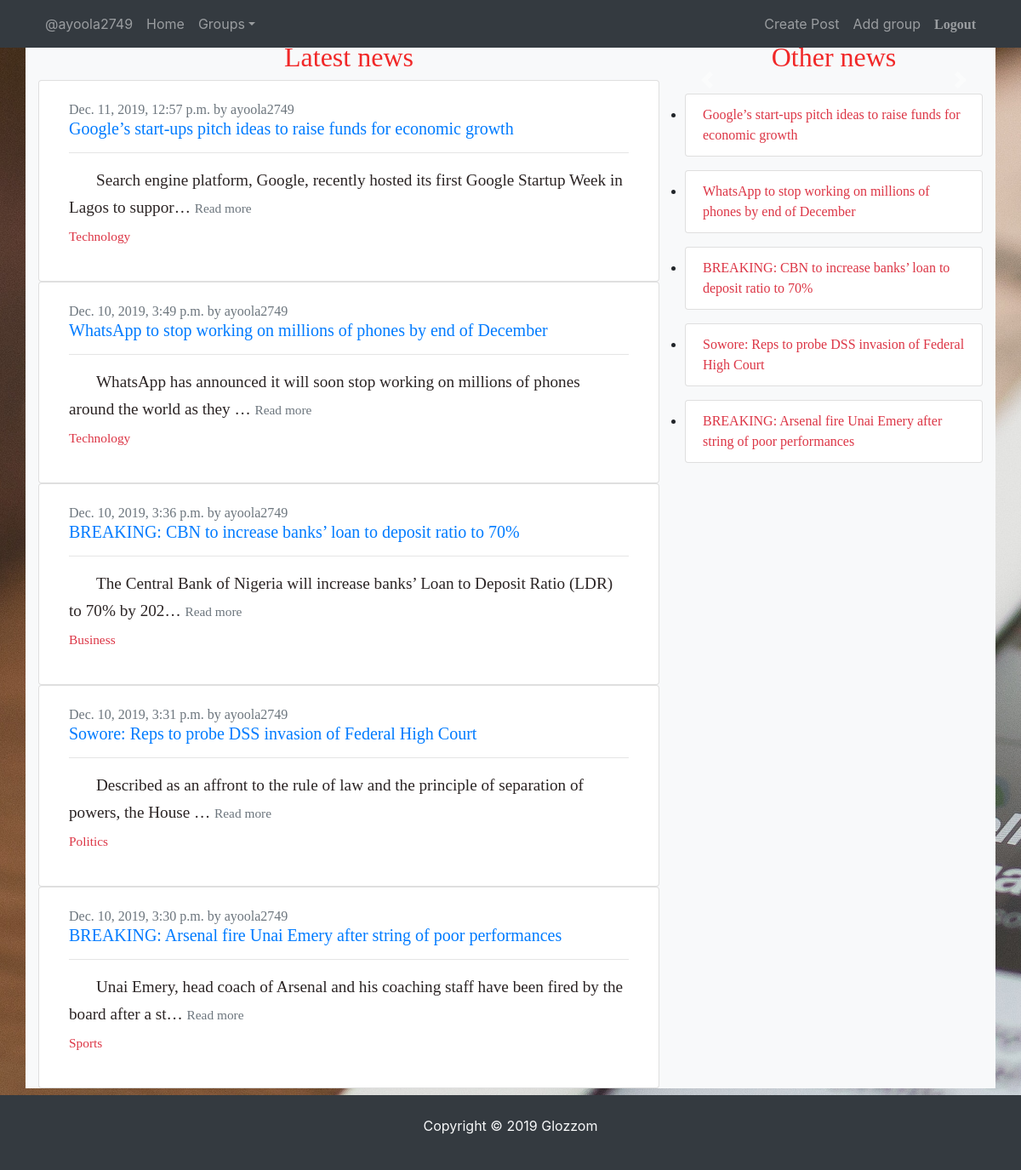
The app's page / (signed in) with its own data.
### posts/models.py (models this page shows, shortened)
class Post(models.Model):
     title = models.CharField(max_length = 100)
     text = models.TextField()
     created_at = models.DateTimeField(auto_now = True)
     user = models.ForeignKey(User,on_delete=models.SET_NULL,related_name='posts',null = True)
     group = models.ForeignKey(Group,on_delete=models.CASCADE,related_name='posts',blank = True,null = True)
     class Meta:
         ordering = ['-created_at']

### groups/models.py (models this page shows, shortened)
class Group(models.Model):
    name = models.CharField(max_length = 100,unique = True)
    slug = models.SlugField(allow_unicode= True,unique = True)
    description = models.TextField( blank = True,null = True,default = "")
    def __str__(self):
        return self.name
    class Meta:
        ordering = ['name']

### posts/views.py (the view)
# urls.py: path('',views.PostList.as_view(),name='all'),
class PostList(ListView,SelectRelatedMixin):
    model = Post
    select_related = ('user','group')

### context_processors/base_processor.py (called while the page is built)
def index(request):
    groups = Group.objects.all()
    return {'groups':groups}

### posts/templates/posts/post_list.html (shortened to what this page needs)
{% extends "base.html" %}
{% block content %}
<div class="container">
  <div class="row btn-light">
    <div class="col-md-8">
  <h1 class = "mt-5 header">Latest news</h1>
  {% for post in object_list %}
  <div class="card">
    <div class="container">
      <div class="card-body">
          <h5 class="card-title"><p> <span class="text-secondary"><span class='date'>{{post.created_at}} by {{post.user}}</span>
              <a class="posttitle" href="{% url 'post:single' pk=post.pk username=post.user %}"><br>{{post.title}} <br></a>
          </span></p></h5> <hr>
          <div class="card-text postcontent">{{post.text|safe|truncatechars:100}} <a href="{% url 'post:single' pk=post.pk username=post.user %}"><small class="text-muted">Read more</small>
          </a>  <br> <a href=" {% url 'group:detail' slug=post.group.slug %} " ><small class="text-danger">{{post.group}}</small></a></div>
      </div>
  </div>
  </div>
  {% endfor %}
  </div>
  <div class="col-md-4 d-none d-md-block">
      <h1 class = "mt-5 header">Other news</h1>
    <div id="my-carousel" class="carousel slide" data-ride="carousel">
        <a class="carousel-control-prev" href="#my-carousel" data-slide="prev" role="button">
          <span class="carousel-control-prev-icon" aria-hidden="true"></span>
        </a>
        <a class="carousel-control-next" href="#my-carousel" data-slide="next" role="button">
          <span class="carousel-control-next-icon" aria-hidden="true"></span>
        </a>
      </div>
      {% for post in object_list %}
      <ul class="mt-3 list-group posttitle">
        <li> <a class="posttitle list-group-item text-danger" href="{% url 'post:single' pk=post.pk username=post.user %}">{{post.title}}</a></li>
      </ul>
      {% endfor %}
    </div>
  </div>
    </div>
    <footer id="main-footer" class="text-center bg-dark mt-2 p-4">
      <div class="container">
        <div class="row">
          <div class="col">
            <p class = 'text-light'>Copyright &copy;
              <span id="year">2019</span> Glozzom</p>
          </div>
        </div>
      </div>
      </footer>
{% endblock content %}

### templates/base.html (shortened to what this page needs)
<!DOCTYPE html>
{% load static %}
<html lang="en">
<head>
<link rel="stylesheet" href="https://cdnjs.cloudflare.com/ajax/libs/twitter-bootstrap/4.3.1/css/bootstrap.min.css">
<link rel="stylesheet" href="https://cdnjs.cloudflare.com/ajax/libs/font-awesome/5.11.2/css/all.min.css">
<link rel="stylesheet" href="{% static 'css/master.css' %}">
</head>
<body id="overlay">
<nav class="navbar navbar-expand-lg navbar-dark bg-dark fixed-top">
    <div class="container">
    <div id="my-nav" class="collapse navbar-collapse">
        <ul class="navbar-nav mr-auto">
            {% if user.is_authenticated %}
            <li class="nav-item">
                    <a class="nav-link" href=" {% url 'post:for_user' username=request.user.username %} ">@{{user.username}}</a>
                </li>
            {% endif %}
                    <li class="nav-item">
                            <a class="nav-link" href=" {% url 'post:all' %} ">Home</a>
                        </li>
                        <li class="nav-item">
                                <div class="dropdown">
                                    <a id="my-dropdown" class="dropdown-toggle nav-link" data-toggle="dropdown" aria-haspopup="true" aria-expanded="false">Groups</a>
                                </div>
                            </li>
                    </ul>
                    {% if user.is_authenticated %}
                    <ul class="navbar-nav ml-auto">
                    <li class="nav-item">
                <a class="nav-link" href=" {% url 'post:create' %} ">Create Post</a>
            </li>
            <li class="nav-item">
                    <a class="nav-link" href="{% url 'group:create' %}">Add group</a>
                </li>
            <li class="nav-item">
                    <a class="nav-link" href=" {% url 'logout' %} "><i class="fa fa-sign-out" aria-hidden="true">Logout</i></a>
                </li>
        {% endif %}
        </div>
    </div>
</nav>
{% block content %}
{% endblock content %}
</body>
</html>

### static/css/master.css (style rules this page uses)
body { background-image: url(../images/matthew-guay-Q7wDdmgCBFg-unsplash.jpg); background-repeat: no-repeat; background-attachment: fixed; background-size: cover; }
.header { color: rgb(241, 40, 40); font-size: 2rem ; font-family: "High Tower Text"; text-align: center; }
.posttitle { font-family: "Lucida Console"; }
a { text-decoration: none; }
.date { font-weight: lighter; font-family: Nsimsun; font-size: 1rem; }
.postcontent { color:rgb(43, 36, 36); font-size: 1.2rem; margin-top: 1rem; text-indent: 2rem; line-height: 2rem; font-family: candara; margin-bottom: 1rem; }

### records on screen
Post: created_at "Dec. 11, 2019, 12:57 p.m.", user "ayoola2749", title "Google’s start-ups pitch ideas to raise funds for economic growth", text "Search engine platform, Google, recently hosted its first Google Startup Week in Lagos to suppor…", group "Technology"
Post: created_at "Dec. 10, 2019, 3:49 p.m.", user "ayoola2749", title "WhatsApp to stop working on millions of phones by end of December", text "WhatsApp has announced it will soon stop working on millions of phones around the world as they …", group "Technology"
Post: created_at "Dec. 10, 2019, 3:36 p.m.", user "ayoola2749", title "BREAKING: CBN to increase banks’ loan to deposit ratio to 70%", text "The Central Bank of Nigeria will increase banks’ Loan to Deposit Ratio (LDR) to 70% by 202…", group "Business"
Post: created_at "Dec. 10, 2019, 3:31 p.m.", user "ayoola2749", title "Sowore: Reps to probe DSS invasion of Federal High Court", text "Described as an affront to the rule of law and the principle of separation of powers, the House …", group "Politics"
Post: created_at "Dec. 10, 2019, 3:30 p.m.", user "ayoola2749", title "BREAKING: Arsenal fire Unai Emery after string of poor performances", text "Unai Emery, head coach of Arsenal and his coaching staff have been fired by the board after a st…", group "Sports"

### other values on screen
{{ user.username }} "ayoola2749"
